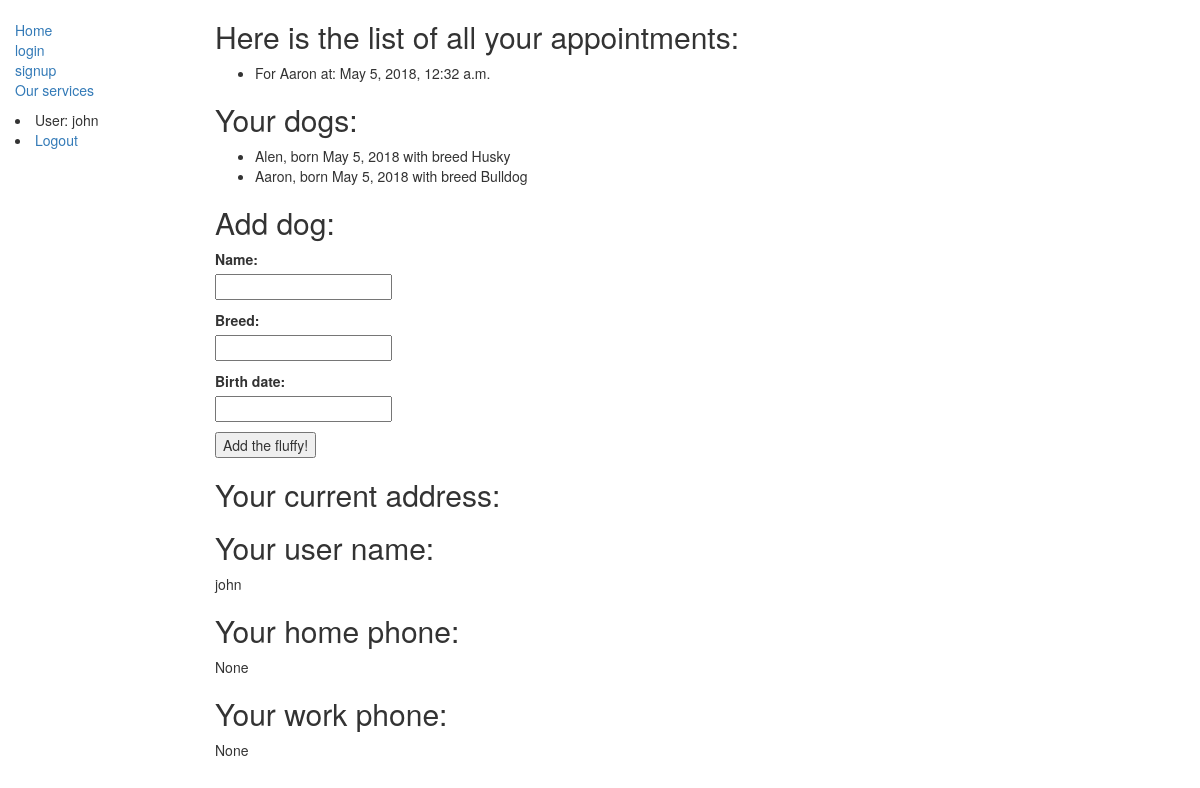
The page /doggroomer/profile/ (signed in) on the database its author committed.
### doggroomer/models.py (models this page shows, shortened)
class Appointment(models.Model):
    title = models.CharField(max_length=200)
    user = models.ForeignKey(User, on_delete=models.SET_NULL, null=True)
    description = models.TextField(max_length=1000, help_text='Enter your specific comments here')
    option = models.ManyToManyField(Option, help_text='Select options for this appointment')
    dog = models.ForeignKey(Dog, on_delete=models.CASCADE, null=False)
    start_time = models.DateTimeField(verbose_name="Starting time of the appointment")
    def get_user_address(self):
        return self.user.profile.address
    get_user_address.short_description = 'Address'

class Dog(models.Model):
    name = models.CharField(max_length=50)
    owner = models.ForeignKey(User, on_delete=models.CASCADE, null=False)
    breed = models.CharField(max_length=50)
    birth_date = models.DateField(null=True)

class Profile(models.Model):
    user = models.OneToOneField(User, on_delete=models.CASCADE)
    full_name = models.CharField(max_length=50)
    address = models.CharField(max_length=300, blank=False)
    home_phone = models.IntegerField(null=True, blank=True)
    work_phone = models.IntegerField(null=True, blank=True)

### doggroomer/views.py (the view)
# urls.py: path('profile/', views.profile, name='profile'),
@login_required
def profile(request):
    if request.method == 'POST':
        form = AddDogForm(request.POST)
        if form.is_valid():
            dog = Dog(owner=request.user)
            dog.name = form.cleaned_data.get('name')
            dog.breed = form.cleaned_data.get('breed')
            dog.birth_date = form.cleaned_data.get('birth_date')
            dog.save()
            return redirect('profile')
    else:
        form = AddDogForm()
        return render(request, 'profile.html', context={'form': form , 'appointments': Appointment.objects.filter(user=request.user),
                                                    'dogs': Dog.objects.filter(owner=request.user)})

### doggroomer/forms.py
class AddDogForm(ModelForm):
    name = forms.CharField(max_length=50, required=True, help_text="What's the name of the fluffy?")
    breed = forms.CharField(max_length=50, required=True)
    birth_date = forms.DateField(required=True)
    class Meta:
        model = Dog
        fields = ('name', 'breed', 'birth_date')

### doggroomer/templates/profile.html (shortened to what this page needs)
{% extends 'base_generic.html' %}
{% block content %}
  <h2>Here is the list of all your appointments:</h2>
    <ul>
        {% for appointment in appointments %}
            <li> For {{ appointment.dog.name }} at: {{ appointment.start_time }}  {{ profile.address }}</li>
        {% endfor %}
    </ul>
    <h2>Your dogs:</h2>
    <ul>
        {% for dog in dogs %}
            <li>  {{ dog.name }}, born {{ dog.birth_date }} with breed  {{ dog.breed }}</li>
        {% endfor %}
    </ul>
    <h2>Add dog:</h2>
      <form method="post">
    {% for field in form %}
      <p>
        {{ field.label_tag }}<br>
        {{ field }}
      </p>
    {% endfor %}
    <button type="submit">Add the fluffy!</button>
  </form>
    <h2>Your current address:</h2>
    <h2>Your user name:</h2>
    <p>{{ request.user.username }}</p>
    <h2>Your home phone:</h2>
    <p>{{ request.user.profile.home_phone }}</p>
    <h2>Your work phone:</h2>
    <p>{{ request.user.profile.work_phone }}</p>
{% endblock %}

### doggroomer/templates/base_generic.html (shortened to what this page needs)
<!DOCTYPE html>
<html lang="en">
<head>
  <link rel="stylesheet" href="https://maxcdn.bootstrapcdn.com/bootstrap/3.3.7/css/bootstrap.min.css">
    {% load static %}
  <link rel="stylesheet" href="{% static 'css/styles.css' %}">
</head>
<body>
  <div class="container-fluid">
    <div class="row">
      <div class="col-sm-2">
      {% block sidebar %}
      <ul class="sidebar-nav">
          <li><a href="{% url 'index' %}">Home</a></li>
          <li><a href="">login</a></li>
          <li><a href="{% url 'signup' %}">signup</a></li>
            <li><a href="{% url 'services' %}"> Our services</a></li>
      </ul>
          {% if user.is_authenticated %}
     <li>User: {{ user.get_username }}</li>
     <li><a href="{% url 'logout'%}?next={{request.path}}">Logout</a></li>
   {% else %}
     <li><a href="{% url 'login'%}?next={{request.path}}">Login</a></li>
   {% endif %}
     {% endblock %}
      </div>
      <div class="col-sm-10 ">
      {% block content %}{% endblock %}
      </div>
    </div>
  </div>
</body>
</html>

### doggroomer/static/css/styles.css (style rules this page uses)
.sidebar-nav { margin-top: 20px; padding: 0; list-style: none; }

### rows shown on the page
Appointment: dog.name "Aaron", start_time "May 5, 2018, 12:32 a.m."
Dog: name "Alen", birth_date "May 5, 2018", breed "Husky"
Dog: name "Aaron", birth_date "May 5, 2018", breed "Bulldog"

### other values the page prints
{{ user.get_username }} "john"
{{ field.label_tag }} "Name:" "Breed:" "Birth date:"
{{ request.user.username }} "john"
{{ request.user.profile.home_phone }} "None"
{{ request.user.profile.work_phone }} "None"
